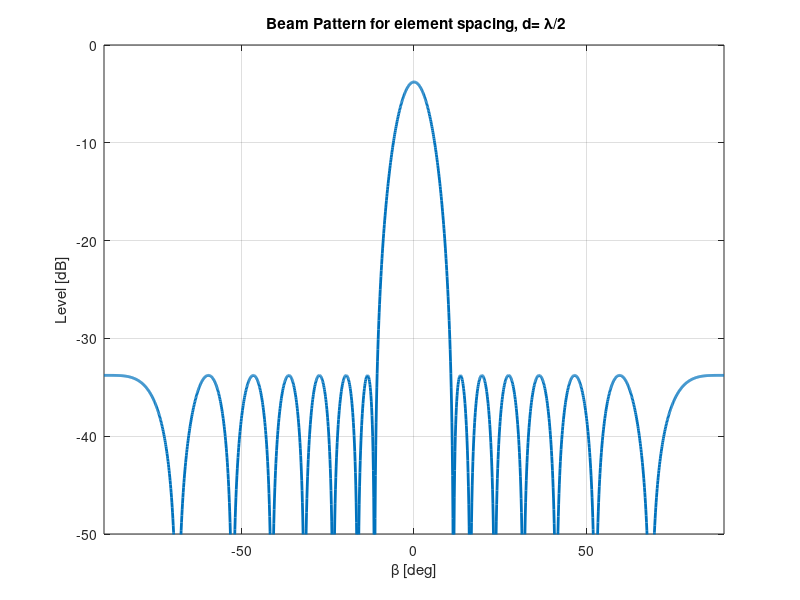
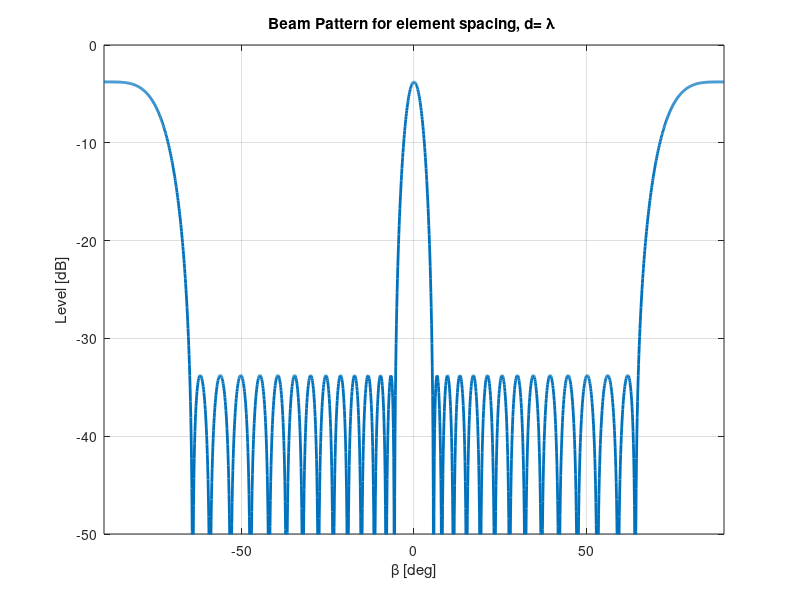
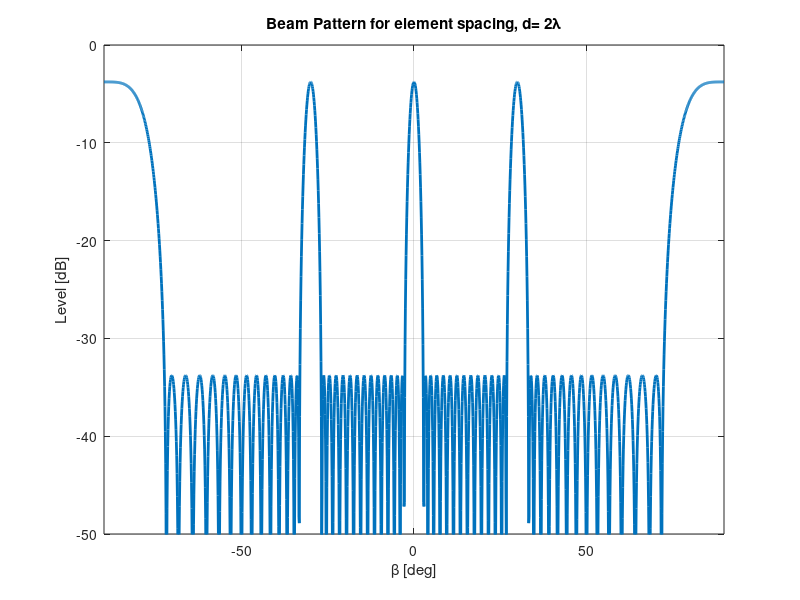

MATLAB code to generate these figures, in order:
deg2rad = pi/180; % conversion to rad
beta_deg = -90:0.1:90; % angle between the vector R and the x-axis [deg] 
beta_rad = beta_deg*deg2rad; % angle between the vector R and the x-axis [rad] 
N = 15; % number of hydrophones
lambda = 2; % Wavelength [m]
k = 2*pi/lambda; % wave number
d = [lambda/2, lambda, 2*lambda]; % distance between hydrophones (element spacing)
Qn_head = ones(1,N); % Amplitude of the n-th point source or Hydrophone 
alpha = ones(1,N); % Phase of the n-th point source or Hydrophone
w = chebwin(15,30);
Q_head = 0; % initialising variable
for n = 1:N
term = Qn_head(n);
Q_head = Q_head + term;
end
for x = 1:3
 bp_sum = 0;
  for n = 1:N
  sum(n,:) = Qn_head(n)*w(n)*exp(1i*(alpha(n) - k*n*d(x)*sin(beta_rad)));
  bp_sum = bp_sum + sum(n,:);
  end
 bp = 20*log10(abs(1/(Q_head)*bp_sum)); % beam pattern 
 figure
 %subplot(3,1,x)
 plot(beta_deg,bp,'linewidth',2)
 grid;
 axis([-90 90 -50 0])
 ylabel('Level [dB]')
 xlabel('\beta [deg]')
 switch num2str(d(x))
case '1'
title(' Beam Pattern for element spacing, d= \lambda/2')
case '2'
title('Beam Pattern for element spacing, d= \lambda ')
case '4'
title('Beam Pattern for element spacing, d= 2\lambda')
end
end

